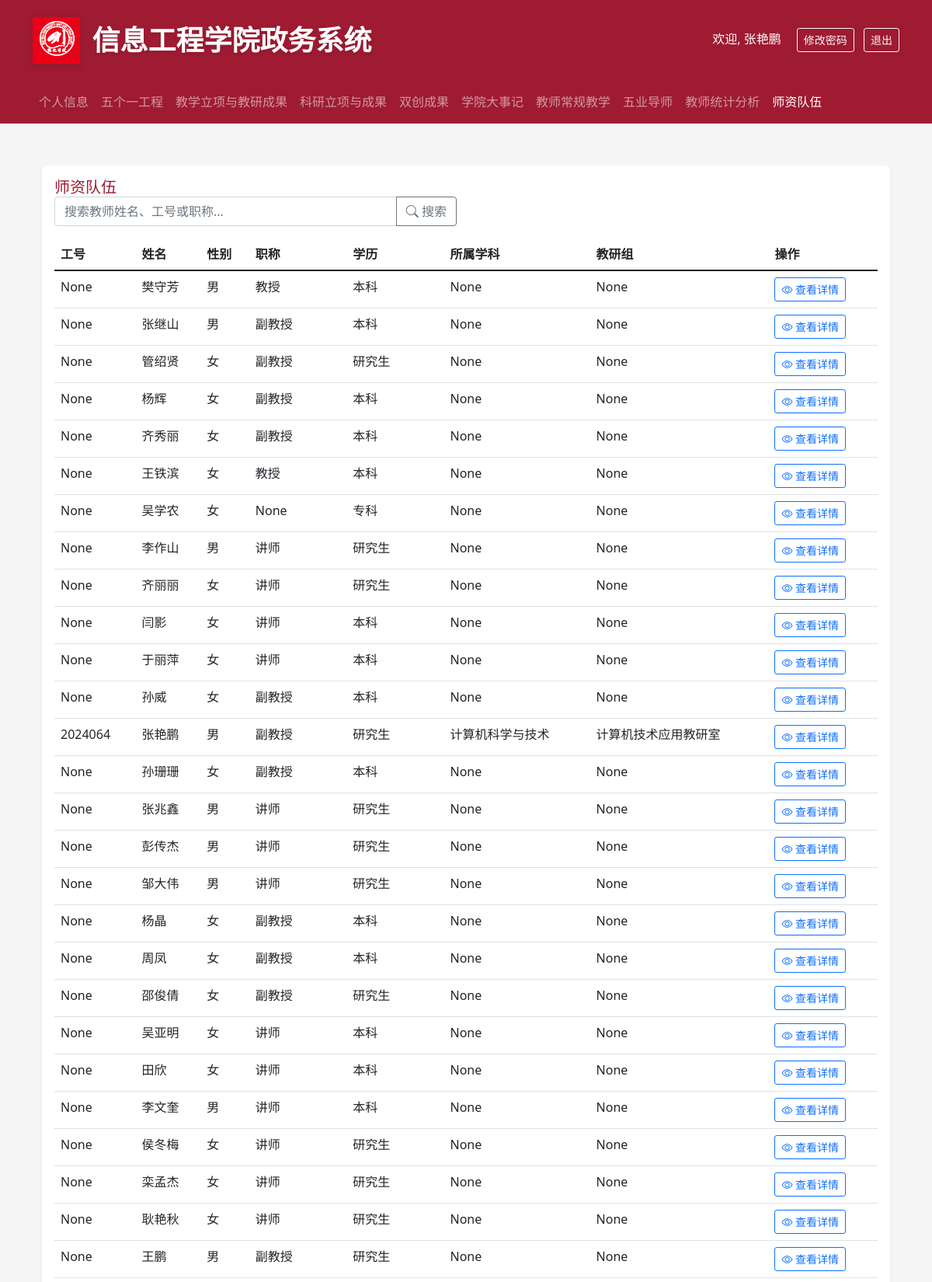
Screenshot of /faculty_team (signed in, upper part) with the database file from the repository.
### backend/models.py (models this page shows, shortened)
class User(UserMixin, db.Model):
    __tablename__ = 'users'
    id = db.Column(db.Integer, primary_key=True)
    username = db.Column(db.String(80), unique=True, nullable=False)
    password_hash = db.Column(db.String(128))
    role = db.Column(db.String(20), nullable=False)  # admin, teacher, student
    name = db.Column(db.String(80))
    gender = db.Column(db.String(10))
    birth_date = db.Column(db.Date)
    email = db.Column(db.String(120), unique=True)
    phone = db.Column(db.String(20))
    employee_number = db.Column(db.String(20))
    ethnicity = db.Column(db.String(50))  # 民族
    id_number = db.Column(db.String(18))  # 身份证号
    political_status = db.Column(db.String(50))  # 政治面貌
    party_join_date = db.Column(db.Date)  # 入党时间
    party_branch = db.Column(db.String(100))  # 所属党支部
    hometown = db.Column(db.String(100))  # 籍贯
    address = db.Column(db.String(200))  # 家庭住址
    education_level = db.Column(db.String(50))  # 学历
    education_date = db.Column(db.Date)  # 获得学历时间
    degree = db.Column(db.String(50))  # 学位
    degree_date = db.Column(db.Date)  # 获得学位时间
    bachelor_school = db.Column(db.String(100))  # 本科毕业学校
    master_school = db.Column(db.String(100))  # 硕士毕业学校
    phd_school = db.Column(db.String(100))  # 博士毕业学校
    major = db.Column(db.String(100))  # 专业
    teaching_group = db.Column(db.String(100))  # 教研室
    is_dual_teacher = db.Column(db.String(10))  # 是否双师
    award_title = db.Column(db.String(100))  # 获得奖励称号
    talent_title = db.Column(db.String(100))  # 人才称号
    research_direction = db.Column(db.String(200))  # 研究方向
    work_start_date = db.Column(db.Date)  # 入校时间
    career_start_date = db.Column(db.Date)  # 参加工作时间
    highest_title = db.Column(db.String(50))  # 最高级职称
    highest_title_date = db.Column(db.Date)  # 获得最高级职称时间
    position = db.Column(db.String(50))  # 职务
    subject = db.Column(db.String(50))  # 学科
    department = db.Column(db.String(100))  # 所属院系
    photo_path = db.Column(db.String(200))  # 照片路径
    hire_date = db.Column(db.Date)             # 入职日期

### backend/app.py (the view)
@app.route('/faculty_team')
@login_required
def faculty_team():
    if current_user.username not in ['张艳鹏', '王鹏', '高日月']:
        flash('您没有权限访问该页面')
        return redirect(url_for('profile'))
    teachers = User.query.filter_by(role='teacher').all()
    return render_template('faculty_team.html', teachers=teachers)

### backend/app.py (called while the page is built)
@login_manager.user_loader
def load_user(user_id):
    return User.query.get(int(user_id))

### frontend/templates/faculty_team.html (shortened to what this page needs)
{% extends "base.html" %}
{% block content %}
<div class="container mt-4">
    <div class="card">
        <div class="card-body">
            <h5 class="card-title">师资队伍</h5>
            <div class="row mb-3">
                <div class="col-md-6">
                    <div class="input-group">
                        <input type="text" class="form-control" id="searchInput" placeholder="搜索教师姓名、工号或职称...">
                        <button class="btn btn-outline-secondary" type="button" onclick="searchTeachers()">
                            <i class="bi bi-search"></i> 搜索
                        </button>
                    </div>
                </div>
            </div>
            <div class="table-responsive">
                <table class="table table-hover">
                    <thead>
                        <tr>
                            <th>工号</th>
                            <th>姓名</th>
                            <th>性别</th>
                            <th>职称</th>
                            <th>学历</th>
                            <th>所属学科</th>
                            <th>教研组</th>
                            <th>操作</th>
                        </tr>
                    </thead>
                    <tbody id="teacherList">
                        {% for teacher in teachers %}
                        <tr>
                            <td>{{ teacher.employee_number }}</td>
                            <td>{{ teacher.name }}</td>
                            <td>{{ teacher.gender }}</td>
                            <td>{{ teacher.highest_title }}</td>
                            <td>{{ teacher.education_level }}</td>
                            <td>{{ teacher.major }}</td>
                            <td>{{ teacher.teaching_group }}</td>
                            <td>
                                <a href="{{ url_for('view_faculty_member', id=teacher.id) }}" class="btn btn-sm btn-outline-primary">
                                    <i class="bi bi-eye"></i> 查看详情
                                </a>
                            </td>
                        </tr>
                        {% endfor %}
                    </tbody>
                </table>
            </div>
        </div>
    </div>
</div>
{% endblock %}

### frontend/templates/base.html (shortened to what this page needs)
<!DOCTYPE html>
<html lang="zh">
<head>
    <link href="https://cdn.jsdelivr.net/npm/bootstrap@5.1.3/dist/css/bootstrap.min.css" rel="stylesheet">
    <link rel="stylesheet" href="https://cdn.jsdelivr.net/npm/bootstrap-icons@1.8.1/font/bootstrap-icons.css">
</head>
<body>
    <header class="header">
        <div class="container">
            <div class="d-flex align-items-center justify-content-between">
                <div class="d-flex align-items-center">
                    <img src="{{ url_for('static', filename='logo.png') }}" alt="信息工程学院" class="logo me-3">
                    <h1>信息工程学院政务系统</h1>
                </div>
                {% if current_user.is_authenticated %}
                <div>
                    <span class="text-white me-3">欢迎, {{ current_user.name }}</span>
                    <button class="btn btn-outline-light btn-sm me-2" data-bs-toggle="modal" data-bs-target="#changePasswordModal">
                        修改密码
                    </button>
                    <a href="{{ url_for('logout') }}" class="btn btn-outline-light btn-sm">退出</a>
                </div>
                {% endif %}
            </div>
        </div>
    </header>
    {% if current_user.is_authenticated %}
    <nav class="navbar navbar-expand-lg navbar-dark bg-danger">
        <div class="container">
            <div class="collapse navbar-collapse" id="navbarNav">
                <ul class="navbar-nav me-auto">
                    <li class="nav-item">
                        <a class="nav-link {% if request.endpoint == 'profile' %}active{% endif %}" href="{{ url_for('profile') }}">个人信息</a>
                    </li>
                    <li class="nav-item">
                        <a class="nav-link {% if request.endpoint == 'five_one' %}active{% endif %}" href="{{ url_for('five_one') }}">五个一工程</a>
                    </li>
                    <li class="nav-item">
                        <a class="nav-link {% if request.endpoint == 'teaching_research' %}active{% endif %}" href="{{ url_for('teaching_research') }}">教学立项与教研成果</a>
                    </li>
                    <li class="nav-item">
                        <a class="nav-link {% if request.endpoint == 'scientific_research' %}active{% endif %}" href="{{ url_for('scientific_research') }}">科研立项与成果</a>
                    </li>
                    <li class="nav-item">
                        <a class="nav-link {% if request.endpoint == 'innovation_achievements' %}active{% endif %}" href="{{ url_for('innovation_achievements') }}">双创成果</a>
                    </li>
                    <li class="nav-item">
                        <a class="nav-link {% if request.endpoint == 'college_events' %}active{% endif %}" href="{{ url_for('college_events') }}">学院大事记</a>
                    </li>
                    <li class="nav-item">
                        <a class="nav-link {% if request.endpoint == 'teacher_teaching' %}active{% endif %}" href="{{ url_for('teacher_teaching') }}">教师常规教学</a>
                    </li>
                    <li class="nav-item">
                        <a class="nav-link {% if request.endpoint == 'five_one_mentor' %}active{% endif %}" href="{{ url_for('five_one_mentor') }}">五业导师</a>
                    </li>
                    <li class="nav-item">
                        <a class="nav-link {% if request.endpoint == 'teacher_statistics' %}active{% endif %}" href="{{ url_for('teacher_statistics') }}">教师统计分析</a>
                    </li>
                    {% if current_user.username in ['张艳鹏', '王鹏', '高日月'] %}
                    <li class="nav-item">
                        <a class="nav-link {% if request.endpoint == 'faculty_team' %}active{% endif %}" href="{{ url_for('faculty_team') }}">师资队伍</a>
                    </li>
                    {% endif %}
                </ul>
            </div>
        </div>
    </nav>
    {% endif %}
    <div class="content-wrapper">
        <div class="container">
            {% block content %}{% endblock %}
        </div>
    </div>
</body>
</html>

### frontend/templates/base.html (style rules this page uses)
:root { --primary-color: #9e1b32; --secondary-color: #f8f9fa; --accent-color: #9e1b32; --text-color: #333; }
body { background-color: #f5f5f5; }
.header { background: var(--primary-color); padding: 20px 0; box-shadow: 0 2px 4px rgba(0,0,0,0.1); }
.navbar { background-color: var(--primary-color) !important; }
.header .logo { height: 60px; filter: drop-shadow(0 2px 4px rgba(0,0,0,0.1)); }
.header h1 { color: white; font-size: 36px; margin: 0; padding: 10px 0; text-shadow: 0 2px 4px rgba(0,0,0,0.1); font-weight: 600; }
.content-wrapper { min-height: calc(100vh - 300px); padding: 30px 0; }
.card { border: none; box-shadow: 0 2px 4px rgba(0,0,0,0.05); transition: transform 0.3s ease, box-shadow 0.3s ease; background-color: white; border-radius: 8px; overflow: hidden; }
.card-title { color: var(--primary-color); margin-bottom: 0; }

### rows the page displays
User: name "张艳鹏", employee_number "2024064", gender "男", highest_title "副教授", education_level "研究生", major "计算机科学与技术", teaching_group "计算机技术应用教研室"
User: employee_number "None", name "樊守芳", gender "男", highest_title "教授", education_level "本科", major "None", teaching_group "None"
User: employee_number "None", name "张继山", gender "男", highest_title "副教授", education_level "本科", major "None", teaching_group "None"
User: employee_number "None", name "管绍贤", gender "女", highest_title "副教授", education_level "研究生", major "None", teaching_group "None"
User: employee_number "None", name "杨辉", gender "女", highest_title "副教授", education_level "本科", major "None", teaching_group "None"
User: employee_number "None", name "齐秀丽", gender "女", highest_title "副教授", education_level "本科", major "None", teaching_group "None"
User: employee_number "None", name "王铁滨", gender "女", highest_title "教授", education_level "本科", major "None", teaching_group "None"
User: employee_number "None", name "吴学农", gender "女", highest_title "None", education_level "专科", major "None", teaching_group "None"
User: employee_number "None", name "李作山", gender "男", highest_title "讲师", education_level "研究生", major "None", teaching_group "None"
User: employee_number "None", name "齐丽丽", gender "女", highest_title "讲师", education_level "研究生", major "None", teaching_group "None"
User: employee_number "None", name "闫影", gender "女", highest_title "讲师", education_level "本科", major "None", teaching_group "None"
User: employee_number "None", name "于丽萍", gender "女", highest_title "讲师", education_level "本科", major "None", teaching_group "None"
User: employee_number "None", name "孙威", gender "女", highest_title "副教授", education_level "本科", major "None", teaching_group "None"
User: employee_number "None", name "孙珊珊", gender "女", highest_title "副教授", education_level "本科", major "None", teaching_group "None"
User: employee_number "None", name "张兆鑫", gender "男", highest_title "讲师", education_level "研究生", major "None", teaching_group "None"
User: employee_number "None", name "彭传杰", gender "男", highest_title "讲师", education_level "研究生", major "None", teaching_group "None"
User: employee_number "None", name "邹大伟", gender "男", highest_title "讲师", education_level "研究生", major "None", teaching_group "None"
User: employee_number "None", name "杨晶", gender "女", highest_title "副教授", education_level "本科", major "None", teaching_group "None"
User: employee_number "None", name "周凤", gender "女", highest_title "副教授", education_level "本科", major "None", teaching_group "None"
User: employee_number "None", name "邵俊倩", gender "女", highest_title "副教授", education_level "研究生", major "None", teaching_group "None"
User: employee_number "None", name "吴亚明", gender "女", highest_title "讲师", education_level "本科", major "None", teaching_group "None"
User: employee_number "None", name "田欣", gender "女", highest_title "讲师", education_level "本科", major "None", teaching_group "None"
User: employee_number "None", name "李文奎", gender "男", highest_title "讲师", education_level "本科", major "None", teaching_group "None"
User: employee_number "None", name "侯冬梅", gender "女", highest_title "讲师", education_level "研究生", major "None", teaching_group "None"
User: employee_number "None", name "栾孟杰", gender "女", highest_title "讲师", education_level "研究生", major "None", teaching_group "None"
User: employee_number "None", name "耿艳秋", gender "女", highest_title "讲师", education_level "研究生", major "None", teaching_group "None"
User: employee_number "None", name "王鹏", gender "男", highest_title "副教授", education_level "研究生", major "None", teaching_group "None"
